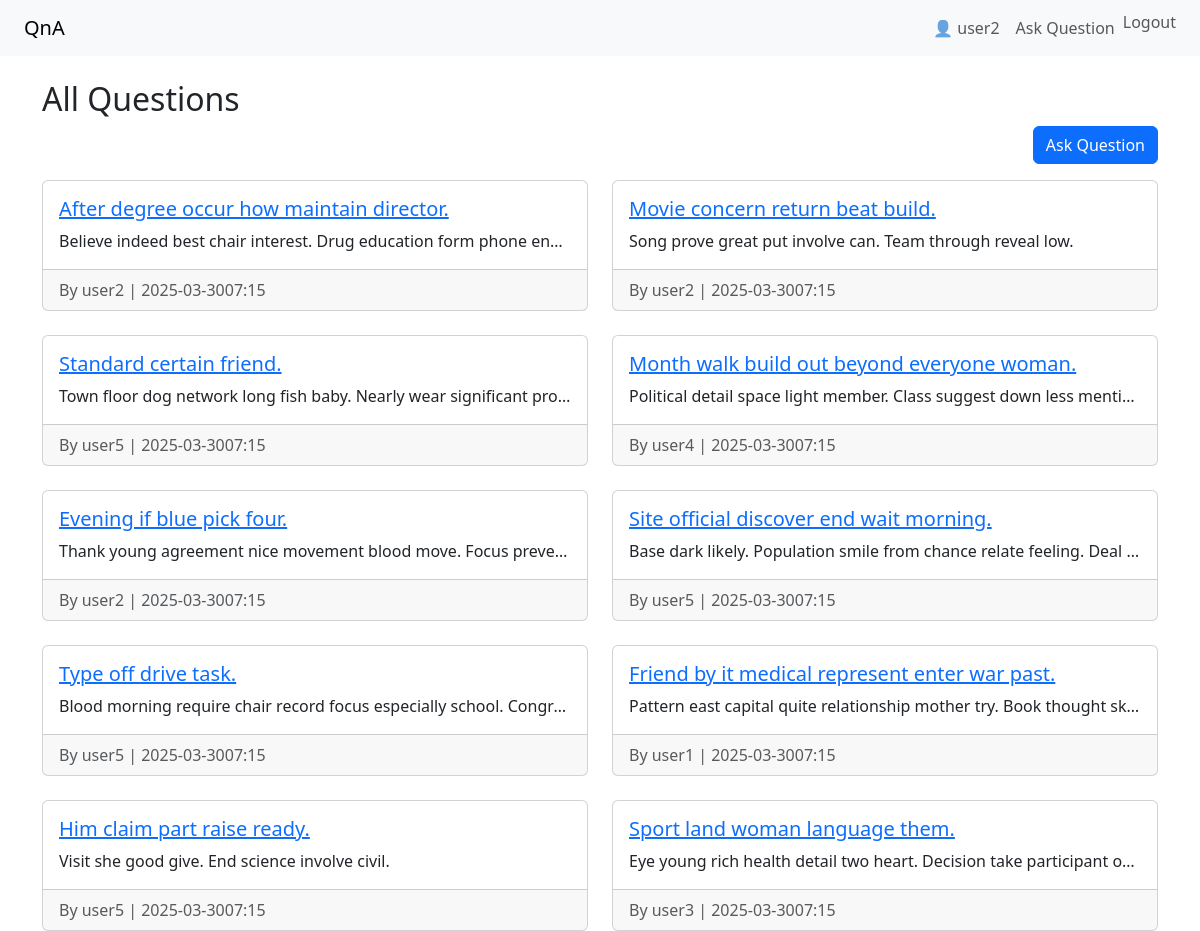
Screenshot of / (signed in) with the database file from the repository.
### qa/models.py (models this page shows, shortened)
class Question(models.Model):
    title = models.CharField(max_length=200)
    content = models.TextField()
    author = models.ForeignKey(User, on_delete=models.CASCADE)
    created_at = models.DateTimeField(auto_now_add=True)

### qa/views.py (the view)
# urls.py: path('', views.question_list, name="question_list"),
def question_list(request):
    questions = Question.objects.order_by('-created_at')
    return render(request, 'qa/question_list.html',{'questions':questions})

### qa/templates/qa/question_list.html
{% extends 'qa/base.html' %} {% block content %}
<h2>All Questions</h2>
<div class="d-flex justify-content-end mb-3">
  <a href="{% url 'ask_question' %}" class="btn btn-primary">Ask Question</a>
</div>
<div class="row row-cols-1 row-cols-md-2 g-4">
  {% for question in questions%}
  <div class="col">
    <div class="card h-100">
      <div class="card-body">
        <h5 class="card-title">
          <a href="{% url 'question_detail' question.pk %}"
            >{{question.title}}</a
          >
        </h5>
        <p class="card-text text-truncate">{{question.content}}</p>
      </div>
      <div class="card-footer text-muted">
        By {{question.author.username}} |
        {{question.created_at|date:"Y-m-dH:i"}}
      </div>
    </div>
  </div>
  {% empty %}
  <p>No questions yet.</p>
  {% endfor %}
</div>
{% endblock%}

### qa/templates/qa/base.html (shortened to what this page needs)
<!DOCTYPE html>
<html lang="en">
  <head>
    <link
      href="https://cdn.jsdelivr.net/npm/bootstrap@5.3.2/dist/css/bootstrap.min.css"
      rel="stylesheet"
    />
  </head>
  <body>
    <nav class="navbar navbar-expand-lg navbar-light bg-light px-4">
      <a class="navbar-brand" href="/">QnA</a>
      <div class="collapse navbar-collapse">
        <ul class="navbar-nav ms-auto">
          {% if user.is_authenticated %}
          <li class="nav-item">
            <span class="nav-link">👤 {{ user.username }}</span>
          </li>
          <li class="nav-item">
            <a class="nav-link" href="{% url 'ask_question' %}">Ask Question</a>
          </li>
          <li class="nav-item">
            <form action="{% url 'logout' %}" method="post" class="d-inline">
              <button
                type="submit"
                class="btn btn-link nav-link"
                style="display: inline; padding: 0"
              >
                Logout
              </button>
            </form>
          </li>
          {% else %}
          <li class="nav-item">
            <a class="nav-link" href="{% url 'login' %}">Login</a>
          </li>
          {% endif %}
        </ul>
      </div>
    </nav>
    <div class="container mt-4">{% block content %} {% endblock %}</div>
  </body>
</html>

### rows the page displays
Question: title "After degree occur how maintain director.", content "Believe indeed best chair interest. Drug education form phone en…", author.username "user2", created_at "2025-03-3007:15"
Question: title "Movie concern return beat build.", content "Song prove great put involve can. Team through reveal low.", author.username "user2", created_at "2025-03-3007:15"
Question: title "Standard certain friend.", content "Town floor dog network long fish baby. Nearly wear significant pro…", author.username "user5", created_at "2025-03-3007:15"
Question: title "Month walk build out beyond everyone woman.", content "Political detail space light member. Class suggest down less menti…", author.username "user4", created_at "2025-03-3007:15"
Question: title "Evening if blue pick four.", content "Thank young agreement nice movement blood move. Focus preve…", author.username "user2", created_at "2025-03-3007:15"
Question: title "Site official discover end wait morning.", content "Base dark likely. Population smile from chance relate feeling. Deal…", author.username "user5", created_at "2025-03-3007:15"
Question: title "Type off drive task.", content "Blood morning require chair record focus especially school. Congr…", author.username "user5", created_at "2025-03-3007:15"
Question: title "Friend by it medical represent enter war past.", content "Pattern east capital quite relationship mother try. Book thought sk…", author.username "user1", created_at "2025-03-3007:15"
Question: title "Him claim part raise ready.", content "Visit she good give. End science involve civil.", author.username "user5", created_at "2025-03-3007:15"
Question: title "Sport land woman language them.", content "Eye young rich health detail two heart. Decision take participant o…", author.username "user3", created_at "2025-03-3007:15"

### other values shown
{{ user.username }} "user2"
